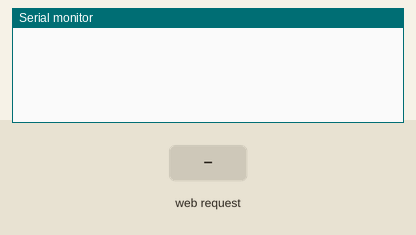
Recording of a sketch running on a simulated ESP32. Shown: the last lines printed to the serial monitor. Inputs (shaded band) come from the test bench.

Above: at 1.2 s.
1.3 s: HTTP request GET /? received
At 2.5 s:
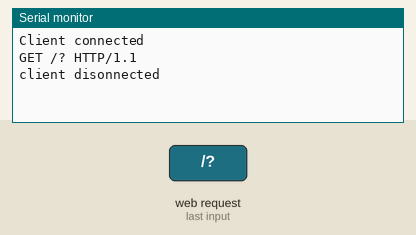
2.8 s: HTTP request GET /ssid received
At 4.0 s:
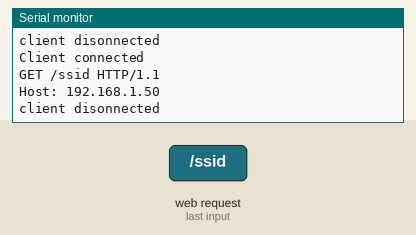
4.3 s: HTTP request GET /password received
At 5.2 s:
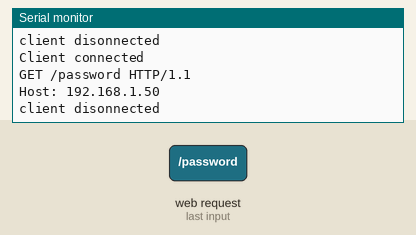

The sketch:

main.ino
```cpp
#include <WiFi.h>
#include <string.h>

const char *ssid = "MyESP32AP";
const char *password = "testpassword";

String wifiSSID;
String wifiPasswd;

WiFiServer server(80);

void setup() {

  Serial.begin(115200);
  WiFi.softAP(ssid, password);

  server.begin();
}

void loop() {


 WiFiClient client = server.available();
  if (client) {
    Serial.println("Client connected");
    String currentLine = "";

    while (client.connected()) {
       if (client.available()) {
        char c = client.read();
        Serial.write(c);
        if (c == '\n') {
          if (currentLine.length() == 0) {

            String requestBody;

            while (client.available()) {
              requestBody += (char)client.read();
            }

            if (requestBody.length()) {
              parseRequestBody(requestBody);

              //Serial.println(wifiSSID);
              //Serial.println(wifiPasswd);
              generateHtmlMessagePage(client, "Wifi registered");
            } else {
                generateHtmlLoginForm(client);
            }
            break;
          } else {
            if (currentLine.startsWith("GET /?")) {
              /* parse the get request data here*/
              break;
            }
            currentLine = "";
          }
        }
        else if (c != '\r')
        {
          currentLine += c;
        }
      }
    }

    delay(1);


    client.stop();
    Serial.println("client disonnected");
  }

}

void generateHtmlResponseHeader (WiFiClient client) {
  client.println("HTTP/1.1 200 OK");
  client.println("Content-type:text/html");
  client.println();
}

void generateHtmlMessagePage (WiFiClient client, String message) {
    generateHtmlResponseHeader(client);

    client.println("<!DOCTYPE HTML>");
    client.println("<html>");
    client.println("<p>"+message+"<P/><br/>");
    client.println("</html>");

}

void generateHtmlLoginForm (WiFiClient client) {

  generateHtmlResponseHeader(client);

  client.println("<!DOCTYPE HTML>");
  client.println("<html>");
  client.println("<body style='with: 100%;'>");
  client.println("<form method='post' action='/' style='margin: 50px auto; width: 256px;'>");

  client.println("<label style='margin-right: 26px;'>SSID:</label>");
  client.println("<input name='ssid' length=64 type='text'/><br/><br/>");

  client.println("<label>Password:</label>");
  client.println("<input name='password' length=64 type='password'/><br/><br/>");

  client.println("<input type='submit'/>");

  client.println("</form>");
  client.println("</body>");
  client.println("</html>");

  client.println();
}

void parseRequestBody (String requestBody) {
  char str[256];
  requestBody.toCharArray(str, sizeof(str));


  char *tokenMem1;

  char *token = strtok_r(str, "&", &tokenMem1);
  while (token != NULL) {
    char *tokenMem2;
    char *param = token;
    char *k = strtok_r(token, "=", &tokenMem2);
    char *v = strtok_r(NULL, "=", &tokenMem2);
    String key = String(k);
    String value = String(v);
    if (key == "ssid") {
      wifiSSID = value;
    } else if(key == "password"){
      wifiPasswd = String(value);
    }
    token = strtok_r(NULL, "&", &tokenMem1);
  }
}

char* subStr (char* str, char delim, int index) {
  char *act, *sub, *ptr;
  char copy[20];
  int i;

  // Since strtok consumes the first arg, make a copy
  strcpy(copy, str);

  for (i = 1, act = copy; i <= index; i++, act = NULL) {
     //Serial.print(".");
     sub = strtok_r(act, &delim, &ptr);
     if (sub == NULL) break;
  }
  return sub;

}
```

Measured:
- after the input at 1.3 s, the serial monitor: prints a new line at once (image 1)
- after the input at 2.8 s, the serial monitor: prints a new line at once (image 2)
- after the input at 4.3 s, the serial monitor: prints a new line at once (image 3)
